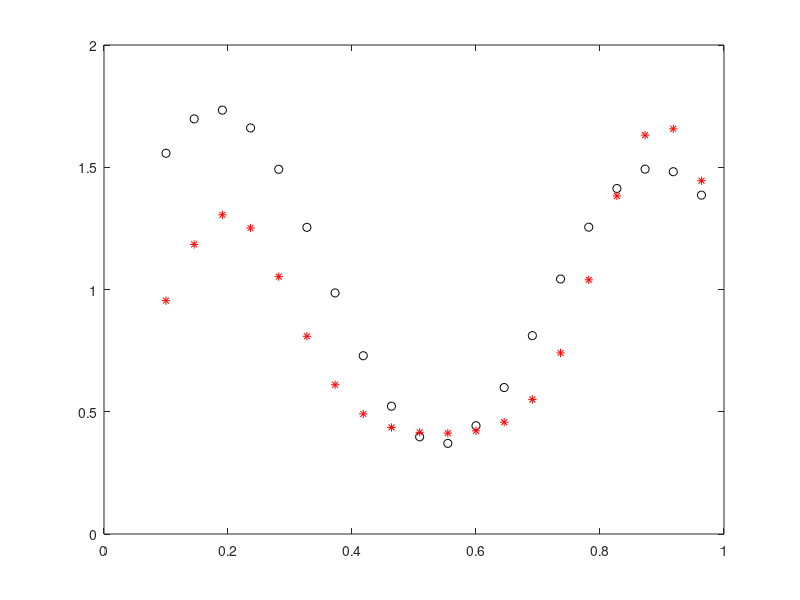

Recreate this plot in MATLAB.

x = 0.1:1/22:1;
d = (1 + 0.6*sin(2*pi*x/0.7)) + 0.3*sin(2*pi*x)/2;
% plot();

% plot(x,d, 'kx');
% pause();

%centru reiksmes
c1 = 0.2;
c2 = 0.9;
%spinduliu reiksmes
r1 = 0.1;
r2 = 0.1;
%svoriai
w1 = randn(1);
w2 = randn(1);
w0 = randn(1);

n=0.16; %learning rate

for j=10000
for i=1:length(x)
    %Gauso funkcija
    y1 = exp(-(x(i)-c1)^2/(2*r1^2)); 
    y2 = exp(-(x(i)-c2)^2/(2*r2^2));
    
    rez=w1 * y1 + w2 * y2 + w0;
    
    %Errors calculation between result and expected output
    e = d(i) - rez;
    
    %Wieght update
    w1 = w1 + n * y1 * e;
    w2 = w2 + n * y2 * e;
    w0 = w0 + n * e;
    
end
end
rez = zeros(20,1);
for i = 1:20 
        y1 = exp(-(x(i)-c1)^2/(2*r1^2));
        y2 = exp(-(x(i)-c2)^2/(2*r2^2));
        rez(i)=w1 * y1 + w2 * y2 + w0;
end

% plot(x,d, 'kx');
plot (x,d, 'ko', x, rez, 'r*');
